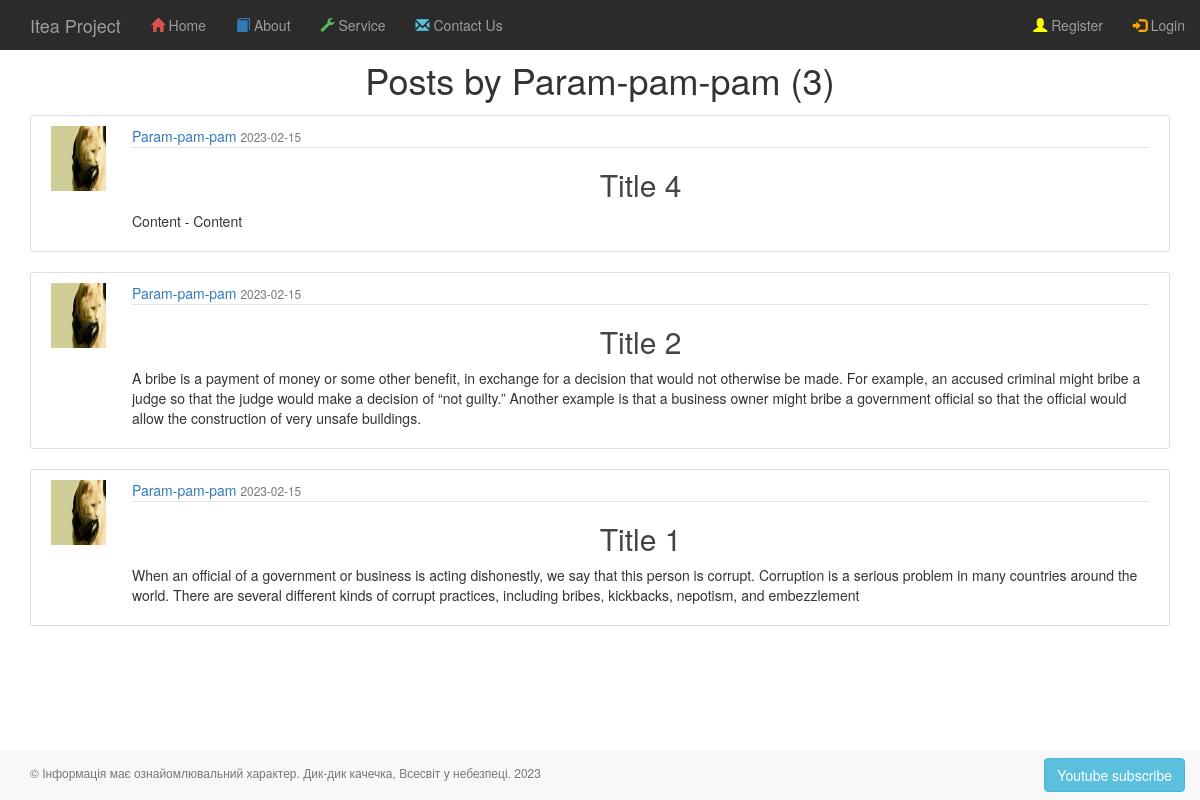
/posts/user/Param-pam-pam, run on an earlier commit of the app's database.
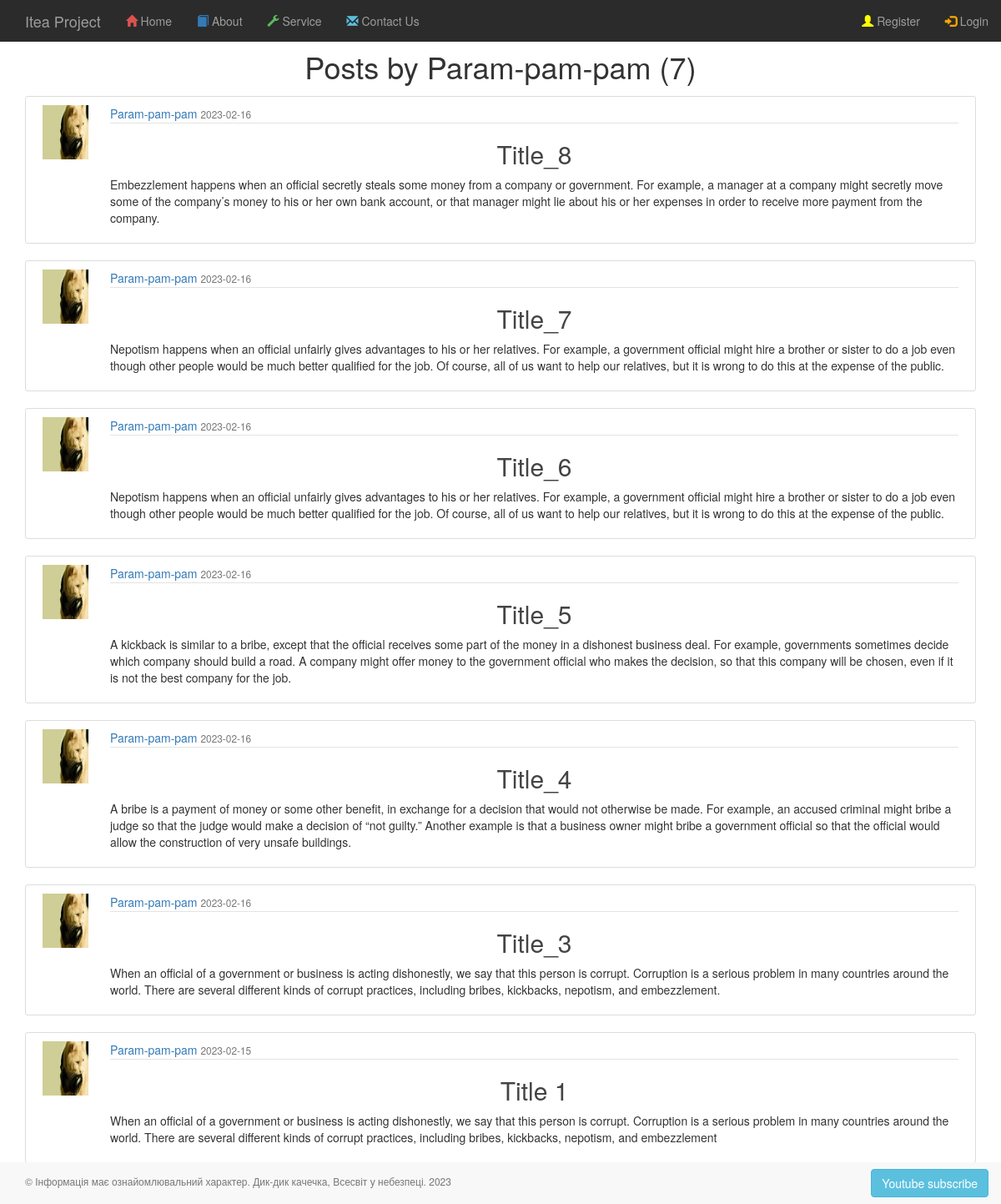
And on a later commit of the database.
### app/auth/models.py (models this page shows, shortened)
class User(BaseModel, UserMixin):
    username = CharField(max_length=100)
    email = CharField(max_length=200, unique=True, index=True)
    __password_hash = CharField(max_length=128)
    last_visit = DateTimeField(default=datetime.datetime.now)
    role = ForeignKeyField(Role, backref='users')
    profile = ForeignKeyField(Profile)
    @property
    def password(self):
        raise AttributeError('password is not a valid attribute')

class Post(BaseModel):
    title = CharField(max_length=100)
    content = TextField(default="")
    date_posted = DateTimeField(default=datetime.datetime.utcnow)
    author = ForeignKeyField(User)

class Profile(BaseModel):
    avatar = CharField()
    info = TextField()
    city = CharField()
    age = IntegerField()

### app/posts/routes.py (the view)
@posts.route("/user/<string:username>")
def user_posts(username):
    user = User.select().where(User.username == username).first()
    if not user:
        abort(404)
    query = (Post
             .select()
             .where(Post.author == user)
             .order_by(Post.date_posted.desc()))
    return render_template('posts/user_posts.html',
                           title="title author",
                           user=user,
                           posts=query)

### app/templates/posts/user_posts.html
{% extends '_base.html' %}
{% block page_content %}
    <h1 class="mb-3">Posts by {{ user.username }} ({{ posts.count() }})</h1>
    {% for post in posts %}
        <article class="media content-section">
            <img class="rounded-circle article-img pull-left"
                 src="{{ post.author.profile.avatar }}">
            <div class="media-body">
                <div class="article-metadata">
                    <a class="mr-2" href="{{ url_for('posts.user_posts', username=post.author.username) }}">
                        {{ post.author.username }}
                    </a>
                    <small class="text-muted">{{ post.date_posted.strftime('%Y-%m-%d') }}</small>
                </div>
                <h2>
                    <a class="article-title" href="{{ url_for('posts.post_func', post_id=post.id) }}">
                        {{ post.title }}
                    </a>
                </h2>
                <p class="article-content">{{ post.content }}</p>
            </div>
        </article>
    {% endfor %}
{% endblock page_content %}

### app/templates/_base.html (shortened to what this page needs)
{% extends 'bootstrap/base.html' %}
{% block head %}
    {{ super() }}
    <link type="text/css" href="{{ url_for('static', filename='css/styles_nav_top_bar.css') }}" rel="stylesheet"/>
    <link type="text/css" href="{{ url_for('static', filename='css/styles_blog.css') }}" rel="stylesheet"/>
    <link type="text/css" href="{{ url_for('static', filename='css/styles.css') }}" rel="stylesheet"/>
{% endblock head %}
{% block content %}
    {% include 'nav/nav-top-bar.html' %}
    <div id="content">
        <div class="container">
            <div class="page-header">
                {% block page_content %}{% endblock page_content %}
            </div>
        </div>
    </div>
    {% include 'nav/footer.html' %}
{% endblock content %}

### app/templates/nav/nav-top-bar.html (shortened to what this page needs)
<nav class="navbar-wrapper navbar-inverse navbar-fixed-top">
    <div class="container-fluid">
        <div class="navbar-header">
            <a href="/" class="navbar-brand">Itea Project</a>
        </div>
        <div class="collapse navbar-collapse navHeaderCollapse">
            <ul class="nav navbar-nav">
                <li class=""><a href="/">
                    <span id="home_menu_icon_color" class="glyphicon glyphicon-home"></span> Home</a></li>
                <li class=""><a href="{{ url_for('main.about') }}">
                    <span id="training_menu_icon_color" class="glyphicon glyphicon-book"></span> About</a>
                </li>
                <li class=""><a href="#">
                    <span id="services_menu_icon_color" class="glyphicon glyphicon-wrench"></span> Service</a>
                </li>
                <li class=""><a href="#">
                    <span id="contact_us_menu_icon_color" class="glyphicon glyphicon-envelope"></span> Contact Us</a>
                </li>
            </ul>
            <ul class="nav navbar-nav navbar-right">
                {% if current_user.is_authenticated %}
                    <li><a class="nav-item nav-link" href="{{ url_for('posts.new_post') }}">New Post</a></li>
                    <li><a href="{{ url_for('auth.account') }}">
                        <img src="{{ current_user.profile.avatar }}" alt="avatar" width="25" height="20">
                        {{ current_user.username }}
                    </a></li>
                    <li><a href="{{ url_for('auth.logout') }}">
                        <span id="login_menu_icon_color" class="glyphicon glyphicon-log-in"></span> Logout</a></li>
                {% else %}
                    <li><a href="{{ url_for('auth.register') }}">
                        <span id="sign_up_menu_icon_color" class="glyphicon glyphicon-user"></span> Register</a></li>
                    <li><a href="{{ url_for('auth.login') }}">
                        <span id="login_menu_icon_color" class="glyphicon glyphicon-log-in"></span> Login</a></li>
                {% endif %}
            </ul>
        </div>
    </div>
</nav>

### app/templates/nav/footer.html
<footer>
  <div class="navbar-wrapper navbar-default navbar-fixed-bottom">
    <div class="container-fluid">
      <p class="navbar-text pull-left lead">
          &copy; Інформація має ознайомлювальний характер. Дик-дик качечка, Всесвіт у небезпеці.
          <span id="year"></span></p>
      <a class="navbar-btn btn btn-info pull-right" href="https://youtube.com">
          Youtube subscribe
      </a>
    </div>
  </div>
</footer>

### app/static/css/styles_nav_top_bar.css (style rules this page uses)
#home_menu_icon_color { color:#D9534F; }
#training_menu_icon_color { color:#337AB7; }
#services_menu_icon_color { color:#5CB85C }
#contact_us_menu_icon_color { color:#5BC0DE; }
#sign_up_menu_icon_color { color:yellow; }
#login_menu_icon_color { color:orange; }
.navbar-inverse { background-color: rgb(43, 43, 43); border-color: #405976; }

### app/static/css/styles_blog.css (style rules this page uses)
.content-section { background: #ffffff; padding: 10px 20px; border: 1px solid #dddddd; border-radius: 3px; margin-bottom: 20px; }
.article-title { color: #444444; }
.article-content { white-space: pre-line; }
.article-img { height: 65px; width: 65px; margin-right: 16px; }
.article-metadata { padding-bottom: 1px; margin-bottom: 4px; border-bottom: 1px solid #e3e3e3 }

### app/static/css/styles.css (style rules this page uses)
.page-header { padding-bottom: 9px; margin: 60px 0 20px; border-bottom: none; }
.lead { margin-bottom: 16px; font-size: 12px; font-weight: 300; line-height: 1.4; }
h1, h2, h3 { text-align: center; }

What changed in the data, as far as the page shows it:
removed Post: author.profile.avatar (picture), author.username "Param-pam-pam", date_posted "2023-02-15", title "Title 2", content "A bribe is a payment of money or some other benefit, in exchange for a decision that would not otherwise be made. For example, an accused criminal might bribe a judge so that the judge would make a decision of “not guilty.” Another example is that a business owner might bribe a government official so that the official would allow the construction of very unsafe buildings."
added Post: author.profile.avatar (picture), author.username "Param-pam-pam", date_posted "2023-02-16", title "Title_8", content "Embezzlement happens when an official secretly steals some money from a company or government. For example, a manager at a company might secretly move some of the company’s money to his or her own bank account, or that manager might lie about his or her expenses in order to receive more payment from the company."
added Post: author.profile.avatar (picture), author.username "Param-pam-pam", date_posted "2023-02-16", title "Title_7", content "Nepotism happens when an official unfairly gives advantages to his or her relatives. For example, a government official might hire a brother or sister to do a job even though other people would be much better qualified for the job. Of course, all of us want to help our relatives, but it is wrong to do this at the expense of the public."
added Post: author.profile.avatar (picture), author.username "Param-pam-pam", date_posted "2023-02-16", title "Title_6", content "Nepotism happens when an official unfairly gives advantages to his or her relatives. For example, a government official might hire a brother or sister to do a job even though other people would be much better qualified for the job. Of course, all of us want to help our relatives, but it is wrong to do this at the expense of the public."
added Post: author.profile.avatar (picture), author.username "Param-pam-pam", date_posted "2023-02-16", title "Title_5", content "A kickback is similar to a bribe, except that the official receives some part of the money in a dishonest business deal. For example, governments sometimes decide which company should build a road. A company might offer money to the government official who makes the decision, so that this company will be chosen, even if it is not the best company for the job."
added Post: author.profile.avatar (picture), author.username "Param-pam-pam", date_posted "2023-02-16", title "Title_4", content "A bribe is a payment of money or some other benefit, in exchange for a decision that would not otherwise be made. For example, an accused criminal might bribe a judge so that the judge would make a decision of “not guilty.” Another example is that a business owner might bribe a government official so that the official would allow the construction of very unsafe buildings."
changed Post: date_posted "2023-02-15" → "2023-02-16"; title "Title 4" → "Title_3"; content "Content - Content" → "When an official of a government or business is acting dishonestly, we say that this person is corrupt. Corruption is a serious problem in many countries around the world. There are several different kinds of corrupt practices, including bribes, kickbacks, nepotism, and embezzlement."
Also different on the page:
{{ posts.count() }}: "3" → "7"
